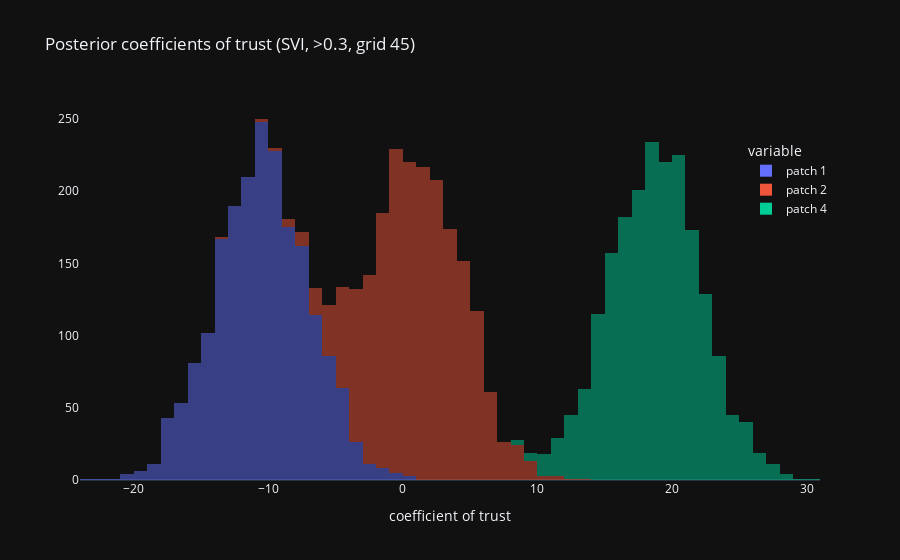

Write notebook code for a chart like this one.
### Code cell
plot_coefs(post45high, ">0.3", 45)

### Figure 1 — Plotly figure (JSON) as saved in the notebook; plotly's stock layout.template omitted (floating-point values rounded to 4 significant figures; data arrays with more than 128 entries replaced by an {"elided": "..."} marker saying what was removed)
{"data": [{"alignmentgroup": "True", "bingroup": "x", "hovertemplate": "variable=patch 1<br>value=%{x}<br>count=%{y}<extra></extra>", "legendgroup": "patch 1", "marker": {"color": "#636efa", "opacity": 0.5, "pattern": {"shape": ""}}, "name": "patch 1", "nbinsx": 90, "offsetgroup": "patch 1", "orientation": "v", "showlegend": true, "type": "histogram", "x": {"elided": "2000 float values"}, "xaxis": "x", "yaxis": "y"}, {"alignmentgroup": "True", "bingroup": "x", "hovertemplate": "variable=patch 2<br>value=%{x}<br>count=%{y}<extra></extra>", "legendgroup": "patch 2", "marker": {"color": "#EF553B", "opacity": 0.5, "pattern": {"shape": ""}}, "name": "patch 2", "nbinsx": 90, "offsetgroup": "patch 2", "orientation": "v", "showlegend": true, "type": "histogram", "x": {"elided": "2000 float values"}, "xaxis": "x", "yaxis": "y"}, {"alignmentgroup": "True", "bingroup": "x", "hovertemplate": "variable=patch 4<br>value=%{x}<br>count=%{y}<extra></extra>", "legendgroup": "patch 4", "marker": {"color": "#00cc96", "opacity": 0.5, "pattern": {"shape": ""}}, "name": "patch 4", "nbinsx": 90, "offsetgroup": "patch 4", "orientation": "v", "showlegend": true, "type": "histogram", "x": {"elided": "2000 float values"}, "xaxis": "x", "yaxis": "y"}], "layout": {"barmode": "relative", "legend": {"title": {"text": "variable"}, "tracegroupgap": 0, "x": 0.9, "xanchor": "left", "y": 0.9, "yanchor": "top"}, "title": {"text": "Posterior coefficients of trust (SVI, >0.3, grid 45)"}, "xaxis": {"anchor": "y", "domain": [0, 1], "title": {"text": "coefficient of trust"}}, "yaxis": {"anchor": "x", "domain": [0, 1], "showgrid": false, "title": {"text": ""}}}}
